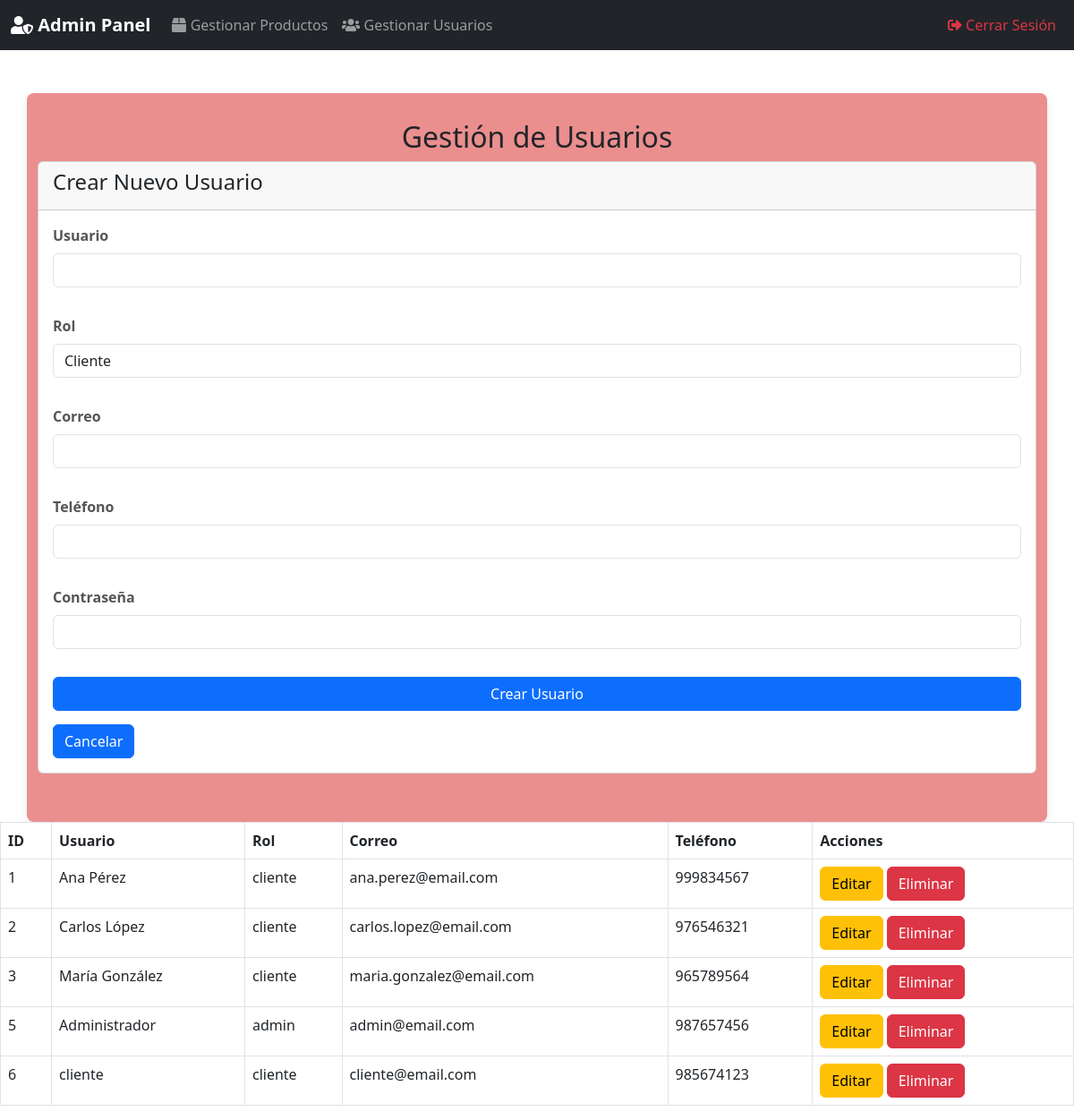
/vista/gestion_usuarios.php, run on the app's committed database.
### tables this page shows
CREATE TABLE `usuarios` (
  `id` int(11) NOT NULL,
  `usuario` varchar(70) NOT NULL,
  `rol` enum('cliente','admin') NOT NULL DEFAULT 'cliente',
  `correo` varchar(70) NOT NULL,
  `telefono` int(11) NOT NULL,
  `contraseña` varchar(100) NOT NULL
);

### modelo/usuarios_modelo.php (called while the page is built, shortened)
<?php
require_once 'bd.php';
function obtenerUsuarios() {
    global $base;
    $query = "SELECT * FROM usuarios";
    return $base->query($query)->fetchAll(PDO::FETCH_ASSOC);
}
?>

### vista/gestion_usuarios.php (the view, shortened to what this page needs)
<?php
require_once '../modelo/bd.php';
require_once '../modelo/usuarios_modelo.php';
$usuarios = obtenerUsuarios();
?>
<!DOCTYPE html>
<html lang="es">
<head>
    <link rel="stylesheet" href="../css/diseño2.css">
    <link href="https://cdn.jsdelivr.net/npm/bootstrap@5.3.0-alpha1/dist/css/bootstrap.min.css" rel="stylesheet">
</head>
<body>
<?php include('nav_admin.php'); ?>
<div class="container mt-5">
    <h2>Gestión de Usuarios</h2>
    <div class="card mb-4">
        <div class="card-header">
            <h4><?php echo isset($usuario) ? 'Editar Usuario' : 'Crear Nuevo Usuario'; ?></h4>
        </div>
        <div class="card-body">
            <form method="POST" action="">
                <div class="mb-3">
                    <label for="usuario" class="form-label">Usuario</label>
                    <input type="text" class="form-control" id="usuario" name="usuario"
                           value="<?php echo isset($usuario) ? $usuario['usuario'] : ''; ?>" required>
                </div>
                <div class="mb-3">
                    <label for="rol" class="form-label">Rol</label>
                    <select class="form-control" id="rol" name="rol" required>
                        <option value="cliente" <?php echo isset($usuario) && $usuario['rol'] === 'cliente' ? 'selected' : ''; ?>>Cliente</option>
                    </select>
                </div>
                <div class="mb-3">
                    <label for="correo" class="form-label">Correo</label>
                    <input type="email" class="form-control" id="correo" name="correo"
                           value="<?php echo isset($usuario) ? $usuario['correo'] : ''; ?>" required>
                </div>
                <div class="mb-3">
                    <label for="telefono" class="form-label">Teléfono</label>
                    <input type="number" class="form-control" id="telefono" name="telefono"
                           value="<?php echo isset($usuario) ? $usuario['telefono'] : ''; ?>" required>
                </div>
                <div class="mb-3">
                    <label for="contraseña" class="form-label">Contraseña</label>
                    <input type="password" class="form-control" id="contraseña" name="contraseña" required>
                </div>
                <button type="submit" class="btn btn-primary" name="crear_usuario">
                    <?php echo isset($usuario) ? 'Actualizar Usuario' : 'Crear Usuario'; ?>
                </button>
        <a href="gestion_usuarios.php">
            <button type="button" class="btn btn-primary"  >
                Cancelar
            </button>
        </a>
    </div>
        </div>
    </div>
    <table class="table table-bordered">
        <thead>
            <tr>
                <th>ID</th>
                <th>Usuario</th>
                <th>Rol</th>
                <th>Correo</th>
                <th>Teléfono</th>
                <th>Acciones</th>
            </tr>
        </thead>
        <tbody>
    <?php foreach ($usuarios as $user): ?>
        <tr>
            <td><?php echo $user['id']; ?></td>
            <td><?php echo $user['usuario']; ?></td>
            <td><?php echo $user['rol']; ?></td>
            <td><?php echo $user['correo']; ?></td>
            <td><?php echo $user['telefono']; ?></td>
            <td>
                <a href="?editar=<?php echo $user['id']; ?>" class="btn btn-warning">Editar</a>
                <a href="?eliminar=<?php echo $user['id']; ?>" class="btn btn-danger" onclick="return confirm('¿Seguro que quieres eliminar este usuario?')">Eliminar</a>
            </td>
        </tr>
    <?php endforeach; ?>
</tbody>
    </table>
</body>
</html>

### vista/nav_admin.php (shortened to what this page needs)
<nav class="navbar navbar-expand-lg navbar-dark bg-dark">
    <div class="container-fluid">
        <a class="navbar-brand" href="admin_dashboard.php">
            <i class="fas fa-user-shield"></i> Admin Panel
        </a>
        <div class="collapse navbar-collapse" id="navbarNav">
            <ul class="navbar-nav me-auto">
                <li class="nav-item">
                    <a class="nav-link" href="gestion_productos.php">
                        <i class="fas fa-box"></i> Gestionar Productos
                    </a>
                </li>
                <li class="nav-item">
                    <a class="nav-link" href="gestion_usuarios.php">
                        <i class="fas fa-users"></i> Gestionar Usuarios
                    </a>
                </li>
            </ul>
            <ul class="navbar-nav">
                <li class="nav-item">
                    <a class="nav-link text-danger" href="../controlador/logout.php">
                        <i class="fas fa-sign-out-alt"></i> Cerrar Sesión
                    </a>
                </li>
            </ul>
        </div>
    </div>
</nav>

### css/diseño2.css (style rules this page uses)
body { font-family: 'Arial', sans-serif; background-color: #f8d8f6; color: #6e6e6e; margin: 0; padding: 0; }
.container { max-width: 800px; margin: 0 auto; padding: 30px; background-color: #eb8e8e; border-radius: 8px; box-shadow: 0 4px 8px rgba(0, 0, 0, 0.1); }
h2 { color: #f5a9ca; font-size: 28px; text-align: center; margin-bottom: 30px; }
form { display: flex; flex-direction: column; gap: 15px; }
.form-label { font-weight: bold; color: #555; }
.form-control { padding: 12px; border-radius: 5px; border: 1px solid #ccc; font-size: 16px; color: #333; transition: border-color 0.3s ease; }
a { color: #D085A5; text-decoration: none; font-weight: bold; }

### data on the page
usuarios: id "1", usuario "Ana Pérez", rol "cliente", correo "ana.perez@email.com", telefono "999834567"
usuarios: id "2", usuario "Carlos López", rol "cliente", correo "carlos.lopez@email.com", telefono "976546321"
usuarios: id "3", usuario "María González", rol "cliente", correo "maria.gonzalez@email.com", telefono "965789564"
usuarios: id "5", usuario "Administrador", rol "admin", correo "admin@email.com", telefono "987657456"
usuarios: id "6", usuario "cliente", rol "cliente", correo "cliente@email.com", telefono "985674123"
